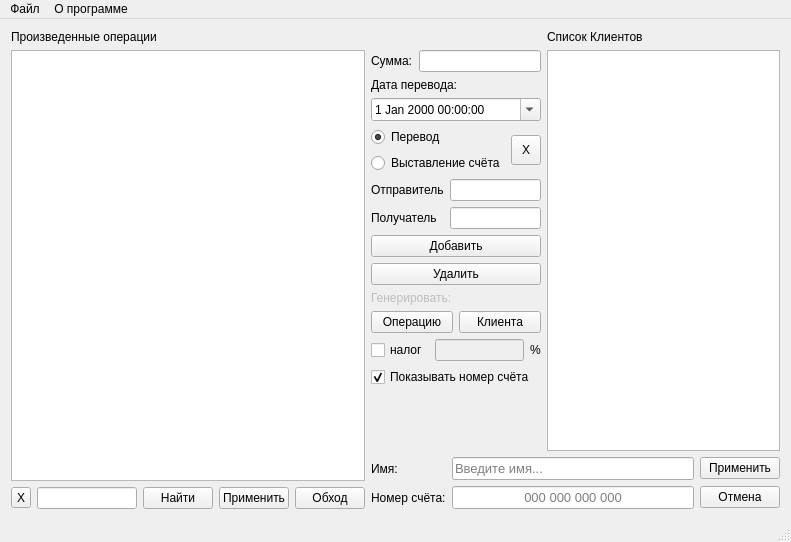
<?xml version="1.0" encoding="UTF-8"?>
<ui version="4.0">
 <class>MainWindow</class>
 <widget class="QMainWindow" name="MainWindow">
  <property name="geometry">
   <rect>
    <x>0</x>
    <y>0</y>
    <width>791</width>
    <height>542</height>
   </rect>
  </property>
  <property name="windowTitle">
   <string>MainWindow</string>
  </property>
  <widget class="QWidget" name="centralWidget">
   <layout class="QGridLayout" name="gridLayout">
    <item row="0" column="0">
     <layout class="QVBoxLayout" name="verticalLayout_6">
      <item>
       <widget class="QLabel" name="label_6">
        <property name="text">
         <string>Произведенные операции</string>
        </property>
       </widget>
      </item>
      <item>
       <widget class="QTextBrowser" name="textBrowser"/>
      </item>
      <item>
       <layout class="QHBoxLayout" name="horizontalLayout">
        <item>
         <widget class="QToolButton" name="TB_Clear_2">
          <property name="minimumSize">
           <size>
            <width>20</width>
            <height>20</height>
           </size>
          </property>
          <property name="text">
           <string>X</string>
          </property>
         </widget>
        </item>
        <item>
         <widget class="QLineEdit" name="LE_Find">
          <property name="minimumSize">
           <size>
            <width>100</width>
            <height>0</height>
           </size>
          </property>
          <property name="clearButtonEnabled">
           <bool>true</bool>
          </property>
         </widget>
        </item>
        <item>
         <widget class="QPushButton" name="PB_TreeFind">
          <property name="maximumSize">
           <size>
            <width>70</width>
            <height>16777215</height>
           </size>
          </property>
          <property name="text">
           <string>Найти</string>
          </property>
         </widget>
        </item>
        <item>
         <widget class="QPushButton" name="PB_ApplyChanges">
          <property name="maximumSize">
           <size>
            <width>70</width>
            <height>16777215</height>
           </size>
          </property>
          <property name="text">
           <string>Применить</string>
          </property>
         </widget>
        </item>
        <item>
         <widget class="QPushButton" name="PB_TreeShow">
          <property name="maximumSize">
           <size>
            <width>70</width>
            <height>16777215</height>
           </size>
          </property>
          <property name="text">
           <string>Обход</string>
          </property>
         </widget>
        </item>
       </layout>
      </item>
     </layout>
    </item>
    <item row="0" column="3">
     <layout class="QGridLayout" name="gridLayout_2">
      <item row="2" column="0">
       <layout class="QGridLayout" name="gridLayout_3">
        <item row="2" column="2">
         <widget class="QPushButton" name="PB_ClientCancel">
          <property name="text">
           <string>Отмена</string>
          </property>
         </widget>
        </item>
        <item row="1" column="2">
         <widget class="QPushButton" name="PB_ClientApply">
          <property name="text">
           <string>Применить</string>
          </property>
         </widget>
        </item>
        <item row="1" column="1">
         <widget class="QLineEdit" name="LE_Name">
          <property name="font">
           <font>
            <pointsize>10</pointsize>
           </font>
          </property>
          <property name="placeholderText">
           <string>Введите имя...</string>
          </property>
         </widget>
        </item>
        <item row="2" column="1">
         <layout class="QHBoxLayout" name="horizontalLayout_2">
          <item>
           <widget class="QLineEdit" name="LE_Account">
            <property name="minimumSize">
             <size>
              <width>87</width>
              <height>0</height>
             </size>
            </property>
            <property name="font">
             <font>
              <pointsize>10</pointsize>
             </font>
            </property>
            <property name="maxLength">
             <number>15</number>
            </property>
            <property name="alignment">
             <set>Qt::AlignCenter</set>
            </property>
            <property name="placeholderText">
             <string>000 000 000 000</string>
            </property>
            <property name="clearButtonEnabled">
             <bool>false</bool>
            </property>
           </widget>
          </item>
         </layout>
        </item>
        <item row="1" column="0">
         <widget class="QLabel" name="label">
          <property name="text">
           <string>Имя:</string>
          </property>
         </widget>
        </item>
        <item row="2" column="0">
         <widget class="QLabel" name="label_2">
          <property name="text">
           <string>Номер cчёта:</string>
          </property>
         </widget>
        </item>
       </layout>
      </item>
      <item row="0" column="0">
       <layout class="QHBoxLayout" name="horizontalLayout_3">
        <item>
         <layout class="QVBoxLayout" name="verticalLayout_2">
          <item>
           <widget class="QLabel" name="label_8">
            <property name="text">
             <string/>
            </property>
           </widget>
          </item>
          <item>
           <layout class="QVBoxLayout" name="verticalLayout_3">
            <item>
             <layout class="QHBoxLayout" name="horizontalLayout_5">
              <item>
               <widget class="QLabel" name="label_4">
                <property name="text">
                 <string>Сумма:</string>
                </property>
               </widget>
              </item>
              <item>
               <widget class="QLineEdit" name="LE_Amount"/>
              </item>
             </layout>
            </item>
            <item>
             <layout class="QVBoxLayout" name="verticalLayout_9">
              <item>
               <widget class="QLabel" name="label_3">
                <property name="text">
                 <string>Дата перевода:</string>
                </property>
               </widget>
              </item>
              <item>
               <widget class="QDateTimeEdit" name="DTE_DateTime">
                <property name="currentSection">
                 <enum>QDateTimeEdit::DaySection</enum>
                </property>
                <property name="calendarPopup">
                 <bool>true</bool>
                </property>
                <property name="currentSectionIndex">
                 <number>0</number>
                </property>
               </widget>
              </item>
             </layout>
            </item>
           </layout>
          </item>
          <item>
           <layout class="QHBoxLayout" name="horizontalLayout_7">
            <item>
             <layout class="QVBoxLayout" name="verticalLayout_7">
              <item>
               <widget class="QRadioButton" name="radioButton_2">
                <property name="text">
                 <string>Перевод</string>
                </property>
                <property name="checked">
                 <bool>true</bool>
                </property>
               </widget>
              </item>
              <item>
               <widget class="QRadioButton" name="radioButton">
                <property name="text">
                 <string>Выставление счёта</string>
                </property>
               </widget>
              </item>
             </layout>
            </item>
            <item>
             <widget class="QToolButton" name="TB_Clear">
              <property name="minimumSize">
               <size>
                <width>30</width>
                <height>30</height>
               </size>
              </property>
              <property name="text">
               <string>X</string>
              </property>
             </widget>
            </item>
           </layout>
          </item>
          <item>
           <layout class="QGridLayout" name="gridLayout_5">
            <item row="0" column="0">
             <widget class="QLabel" name="label_9">
              <property name="text">
               <string>Отправитель</string>
              </property>
             </widget>
            </item>
            <item row="0" column="1">
             <widget class="QLineEdit" name="LE_Sender">
              <property name="readOnly">
               <bool>true</bool>
              </property>
              <property name="clearButtonEnabled">
               <bool>true</bool>
              </property>
             </widget>
            </item>
            <item row="1" column="0">
             <widget class="QLabel" name="label_10">
              <property name="text">
               <string>Получатель</string>
              </property>
             </widget>
            </item>
            <item row="1" column="1">
             <widget class="QLineEdit" name="LE_Reciever">
              <property name="readOnly">
               <bool>true</bool>
              </property>
              <property name="clearButtonEnabled">
               <bool>true</bool>
              </property>
             </widget>
            </item>
           </layout>
          </item>
          <item>
           <widget class="QPushButton" name="PB_BankOperationAppend">
            <property name="text">
             <string>Добавить</string>
            </property>
           </widget>
          </item>
          <item>
           <widget class="QPushButton" name="pushButton_4">
            <property name="text">
             <string>Удалить</string>
            </property>
           </widget>
          </item>
          <item>
           <layout class="QVBoxLayout" name="verticalLayout_10">
            <item>
             <widget class="QLabel" name="label_7">
              <property name="enabled">
               <bool>false</bool>
              </property>
              <property name="text">
               <string>Генерировать:</string>
              </property>
             </widget>
            </item>
            <item>
             <layout class="QHBoxLayout" name="horizontalLayout_4">
              <item>
               <widget class="QPushButton" name="PB_GenerateOP">
                <property name="enabled">
                 <bool>true</bool>
                </property>
                <property name="text">
                 <string>Операцию</string>
                </property>
               </widget>
              </item>
              <item>
               <widget class="QPushButton" name="PB_GenerateCL">
                <property name="enabled">
                 <bool>true</bool>
                </property>
                <property name="text">
                 <string>Клиента</string>
                </property>
               </widget>
              </item>
             </layout>
            </item>
           </layout>
          </item>
          <item>
           <layout class="QHBoxLayout" name="horizontalLayout_6">
            <item>
             <widget class="QCheckBox" name="CB_isTaxeOperation">
              <property name="text">
               <string>налог</string>
              </property>
             </widget>
            </item>
            <item>
             <widget class="QLineEdit" name="LE_Taxe">
              <property name="enabled">
               <bool>false</bool>
              </property>
             </widget>
            </item>
            <item>
             <widget class="QLabel" name="label_11">
              <property name="text">
               <string>%</string>
              </property>
             </widget>
            </item>
           </layout>
          </item>
          <item>
           <widget class="QCheckBox" name="CB_ShowAccountNumber">
            <property name="text">
             <string>Показывать номер счёта</string>
            </property>
            <property name="checked">
             <bool>true</bool>
            </property>
           </widget>
          </item>
          <item>
           <spacer name="verticalSpacer">
            <property name="orientation">
             <enum>Qt::Vertical</enum>
            </property>
            <property name="sizeHint" stdset="0">
             <size>
              <width>20</width>
              <height>40</height>
             </size>
            </property>
           </spacer>
          </item>
         </layout>
        </item>
        <item>
         <layout class="QVBoxLayout" name="verticalLayout_5">
          <item>
           <widget class="QLabel" name="label_5">
            <property name="text">
             <string>Список Клиентов</string>
            </property>
           </widget>
          </item>
          <item>
           <widget class="QTableView" name="TV_Clients">
            <property name="maximumSize">
             <size>
              <width>300</width>
              <height>16777215</height>
             </size>
            </property>
           </widget>
          </item>
         </layout>
        </item>
       </layout>
      </item>
     </layout>
    </item>
   </layout>
  </widget>
  <widget class="QMenuBar" name="menuBar">
   <property name="geometry">
    <rect>
     <x>0</x>
     <y>0</y>
     <width>791</width>
     <height>20</height>
    </rect>
   </property>
   <widget class="QMenu" name="menu">
    <property name="title">
     <string>Файл</string>
    </property>
    <addaction name="A_OpenFile"/>
    <addaction name="A_SaveFileAs"/>
    <addaction name="separator"/>
    <addaction name="A_Exit"/>
   </widget>
   <widget class="QMenu" name="menu_3">
    <property name="title">
     <string>О программе</string>
    </property>
   </widget>
   <addaction name="menu"/>
   <addaction name="menu_3"/>
  </widget>
  <widget class="QStatusBar" name="statusBar"/>
  <action name="A_OpenFile">
   <property name="text">
    <string>Открыть...</string>
   </property>
  </action>
  <action name="A_SaveFileAs">
   <property name="text">
    <string>Сохранить как...</string>
   </property>
  </action>
  <action name="action_4">
   <property name="text">
    <string>Выход</string>
   </property>
  </action>
  <action name="A_Exit">
   <property name="text">
    <string>Выход</string>
   </property>
  </action>
 </widget>
 <layoutdefault spacing="6" margin="11"/>
 <tabstops>
  <tabstop>LE_Amount</tabstop>
  <tabstop>DTE_DateTime</tabstop>
  <tabstop>LE_Sender</tabstop>
  <tabstop>LE_Reciever</tabstop>
  <tabstop>LE_Taxe</tabstop>
  <tabstop>PB_BankOperationAppend</tabstop>
  <tabstop>pushButton_4</tabstop>
  <tabstop>LE_Name</tabstop>
  <tabstop>LE_Account</tabstop>
  <tabstop>PB_ClientApply</tabstop>
  <tabstop>PB_ClientCancel</tabstop>
  <tabstop>PB_GenerateOP</tabstop>
  <tabstop>PB_GenerateCL</tabstop>
  <tabstop>CB_isTaxeOperation</tabstop>
  <tabstop>PB_TreeFind</tabstop>
  <tabstop>LE_Find</tabstop>
  <tabstop>PB_ApplyChanges</tabstop>
  <tabstop>PB_TreeShow</tabstop>
  <tabstop>textBrowser</tabstop>
  <tabstop>TB_Clear</tabstop>
  <tabstop>TB_Clear_2</tabstop>
  <tabstop>radioButton_2</tabstop>
  <tabstop>radioButton</tabstop>
  <tabstop>CB_ShowAccountNumber</tabstop>
  <tabstop>TV_Clients</tabstop>
 </tabstops>
 <resources/>
 <connections>
  <connection>
   <sender>TB_Clear_2</sender>
   <signal>clicked()</signal>
   <receiver>textBrowser</receiver>
   <slot>clear()</slot>
   <hints>
    <hint type="sourcelabel">
     <x>17</x>
     <y>478</y>
    </hint>
    <hint type="destinationlabel">
     <x>62</x>
     <y>326</y>
    </hint>
   </hints>
  </connection>
 </connections>
</ui>
